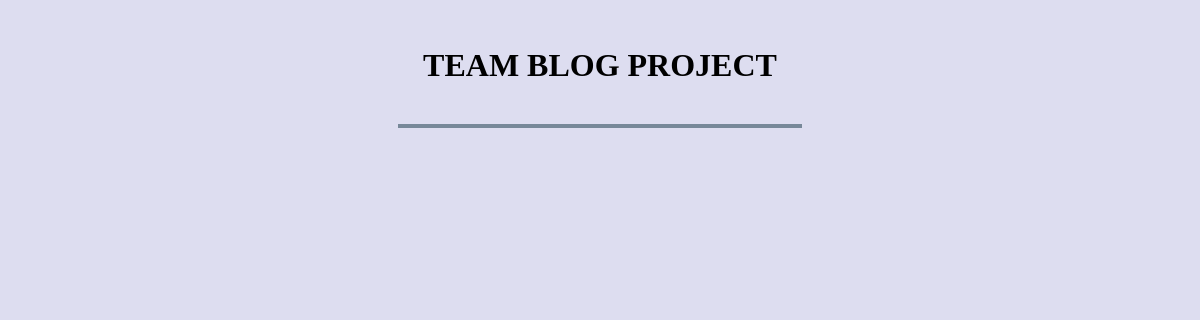
Before: / with the older database file.
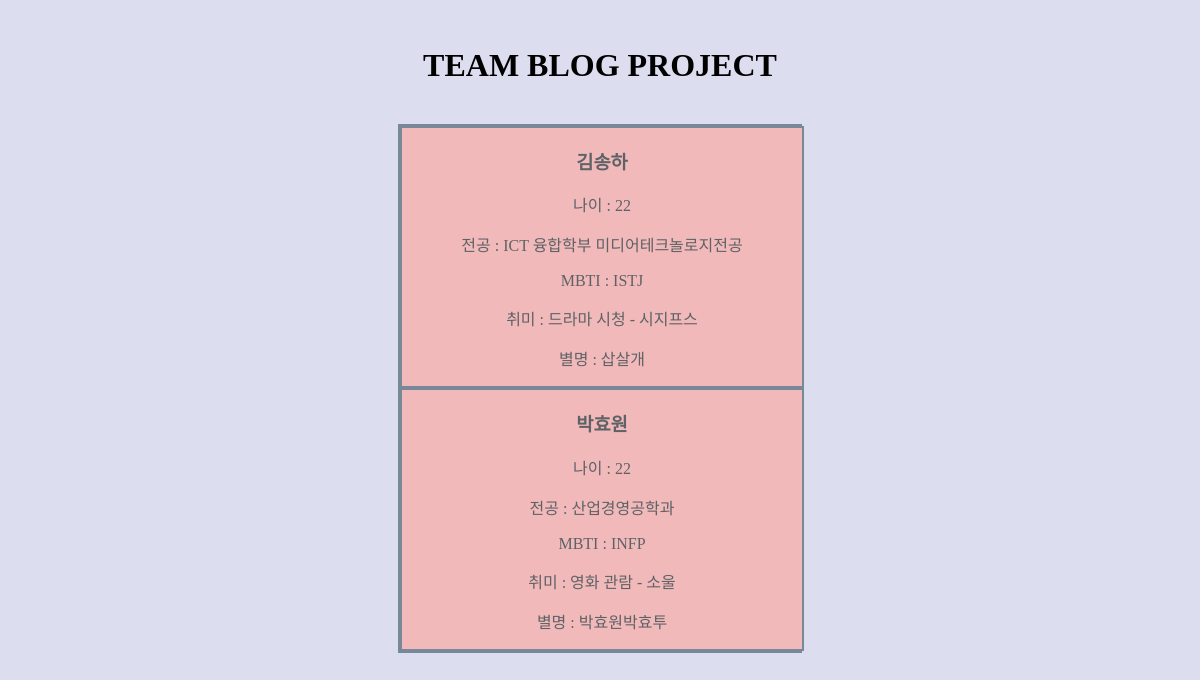
After: the same page with the newer database file.
### firstapp/models.py (models this page shows)
class Team(models.Model):
    Name = models.CharField(max_length=100)
    Age = models.IntegerField()
    Major = models.CharField(max_length=20)
    In_Dormitory = models.BooleanField()
    MBTI = models.CharField(max_length=10)
    Hobby = models.CharField(max_length=100)
    Nickname = models.CharField(max_length=100)

### firstapp/views.py (the view)
# urls.py: 2. Add a URL to urlpatterns:  path('', views.home, name='home')
def home(request):
    blogs = Team.objects.all()  # Blog 테이블에 있는 오브젝트 모두를 불러오기.
    return render(request, 'home.html', {'blogs': blogs})

### firstapp/templates/home.html (shortened to what this page needs)
{% load static %}
<head>
</head>
<body>
    <br>
    <h1 style="">TEAM BLOG PROJECT</h1>
    <br>
    <div class="container">
        {% for Team in blogs %}
        <div>
            <h3>{{Team.Name}}</h3>
            <p>나이 : {{Team.Age}}</p>
            <p>전공 : {{Team.Major}}</p>
            <p>MBTI : {{Team.MBTI}}</p>
            <p>취미 : {{Team.Hobby}}</p>
            <p>별명 : {{Team.Nickname}}</p>
        </div>
        {% endfor %}
    </div>
</body>
</html>

### firstapp/templates/home.html (style rules this page uses)
body { text-align: center; background-color: rgb(221, 221, 240); }
div { background-color: rgb(241, 185, 185); color: rgb(94, 98, 102); width: 400px; border: 2px solid lightslategray; display: inline-block; }

Changed rows visible on the page:
added Team: Name "김송하", Age "22", Major "ICT 융합학부 미디어테크놀로지전공", MBTI "ISTJ", Hobby "드라마 시청 - 시지프스", Nickname "삽살개"
added Team: Name "박효원", Age "22", Major "산업경영공학과", MBTI "INFP", Hobby "영화 관람 - 소울", Nickname "박효원박효투"
